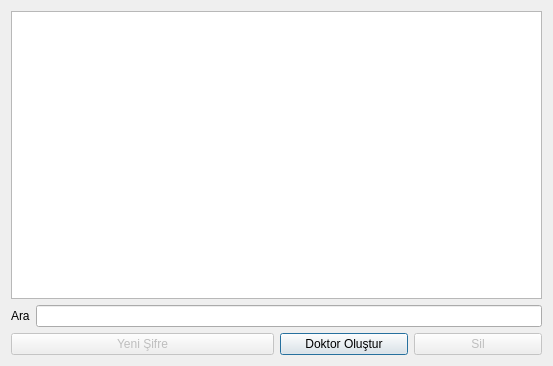
<?xml version="1.0" encoding="UTF-8"?>
<ui version="4.0">
 <class>DoktorListe</class>
 <widget class="QDialog" name="DoktorListe">
  <property name="geometry">
   <rect>
    <x>0</x>
    <y>0</y>
    <width>553</width>
    <height>366</height>
   </rect>
  </property>
  <property name="windowTitle">
   <string>Doktorlar</string>
  </property>
  <layout class="QGridLayout" name="gridLayout">
   <item row="1" column="0" colspan="2">
    <layout class="QHBoxLayout" name="horizontalLayout_2">
     <item>
      <widget class="QLabel" name="lblAra">
       <property name="text">
        <string>Ara</string>
       </property>
      </widget>
     </item>
     <item>
      <widget class="QLineEdit" name="leAra"/>
     </item>
    </layout>
   </item>
   <item row="0" column="0" colspan="2">
    <widget class="QTableWidget" name="tableWidget"/>
   </item>
   <item row="3" column="1">
    <layout class="QHBoxLayout" name="horizontalLayout">
     <item>
      <widget class="QPushButton" name="BtnDoktorOlustur">
       <property name="text">
        <string>Doktor Oluştur</string>
       </property>
      </widget>
     </item>
     <item>
      <widget class="QPushButton" name="btnSil">
       <property name="enabled">
        <bool>false</bool>
       </property>
       <property name="text">
        <string>Sil</string>
       </property>
      </widget>
     </item>
    </layout>
   </item>
   <item row="3" column="0">
    <widget class="QPushButton" name="btnYeniSifre">
     <property name="enabled">
      <bool>false</bool>
     </property>
     <property name="text">
      <string>Yeni Şifre</string>
     </property>
    </widget>
   </item>
  </layout>
 </widget>
 <resources/>
 <connections/>
</ui>
